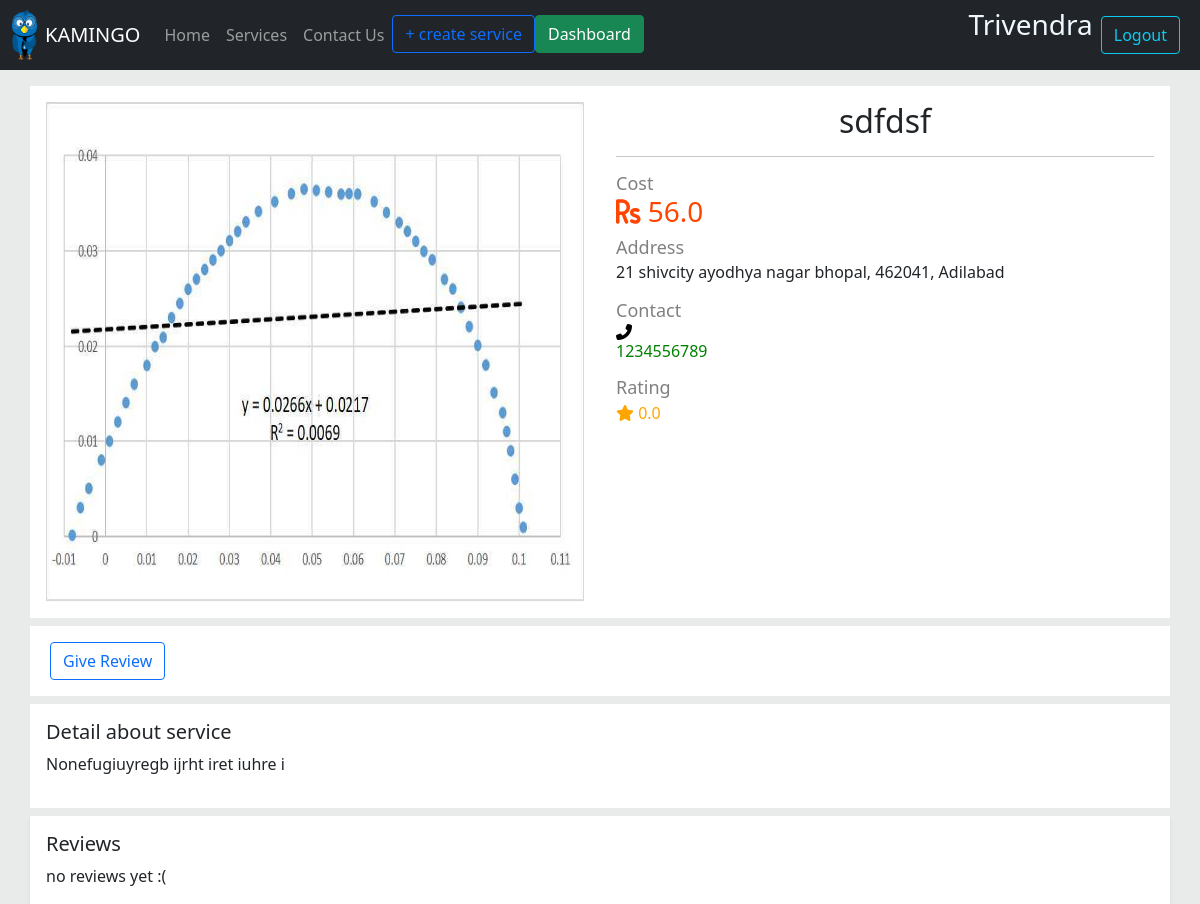
Page /service-detail/sdfdsf (signed in) on the committed database.
### serviceapp/models.py (models this page shows, shortened)
class ServiceModel(models.Model):
    image = models.ImageField(upload_to=path_and_rename, null=True)
    title = models.CharField(max_length=100)
    category = models.ForeignKey(CategoryModel, on_delete=models.SET_NULL, related_name='category', null=True)
    cost = models.IntegerField()
    service_provider_name = models.CharField(max_length=100)
    contact = PhoneNumberField()
    address = models.ForeignKey(Address, on_delete=models.SET_NULL, related_name='address', null=True)
    slug = models.SlugField(unique=True, db_index=True, null=True, blank=True)
    description = models.CharField(max_length=600, null=True, blank=True)
    user = models.ForeignKey(User, on_delete=models.SET_NULL, related_name='user',null=True)
    def get_rating(self):
        total = sum(int(review['rating']) for review in self.reviews.values())
        if self.reviews.count() > 0:
            return total / self.reviews.count()
        else:
            return 0

class Address(models.Model):
    address_line1 = models.CharField(max_length=100, null=True)
    address_line2 = models.CharField(max_length=100, null=True, blank=True)
    city = models.CharField(max_length=100, null=True, blank=True, verbose_name='City')
    pin_code = models.CharField(max_length=6, null=True)
    locality = models.CharField(max_length=100, blank=True, null=True)
    def __str__(self):
        return f"{self.address_line1}, {self.pin_code}, {self.city}"

### serviceapp/views.py (the view, shortened to what this page needs)
# urls.py: path('service-detail/<slug:slug>', views.ServiceDetailView.as_view(), name='service-detail-page'),
class ServiceDetailView(View):
    def get(self, request, slug):
        service = ServiceModel.objects.get(slug=slug)
        if request.user.is_authenticated:
            user_review = ReviewModel.objects.filter(service=service, user=request.user)
        else:
            user_review = None
        context = {
            'service': service,
            'user_review': user_review,
        }
        return render(request, 'serviceapp/service_detail_page.html', context)

### serviceapp/templates/serviceapp/service_detail_page.html (shortened to what this page needs)
{% extends 'base.html' %}
{% load static %}
{% load ratings %}
{% block css_linking_block %}
    <link rel="stylesheet" href="{% static 'serviceapp/service_detials.css' %}">
{% endblock %}
{% block body %}
    <div class="container mt-3">
        <div class="row ">
            <div class="col-md-6 p-3" style="background-color: white;">
                {% if service.image %}
                    <img  width="100%" height="500rem" style="" src="{{ service.image.url }}" alt="">
                {% endif %}
            </div>
            <div class="col-md-6 p-3" style="background-color: white">
                <div class="row">
                    <div class="col-md-12 text-center">
                        <h2>{{ service.title }}</h2>
                        <hr>
                    </div>
                </div>
                <div class="row">
                    <div class="col-md-12 text-right">
                        <h4 class="details-headings" style="margin-bottom: 0;">
                            Cost</h4>
                        <h3 style="color: orangered"><i class="fas fa-rupee-sign"></i>
                            {{ service.cost | floatformat:1 }}
                        </h3>
                    </div>
                </div>
                <div class="row text-right">
                    <div class="col">
                        <h3 class="details-headings">Address</h3>
                        <p>{{ service.address }}</p>
                    </div>
                </div>
                <div class="row text-right">
                    <div class="col">
                        <h3 class="details-headings">Contact</h3>
                        <h6>
                            <i class="fa fa-phone" aria-hidden="true"
                               style="color: black; transform: scaleX(-1); margin-right: 0.1rem">
                            </i>
                            <p style="color: green">{{ service.contact }}</p>
                        </h6>
                    </div>
                </div>
                <div class="row text-right">
                    <div class="col">
                        <h3 class="details-headings">Rating</h3>
                        <p style="color: orange;"><i class="fas fa-star"></i>
                            {{ service.get_rating | floatformat:1 }}</p>
                    </div>
                </div>
            </div>
        </div>
        <div class="col mt-2">
            {% if user.is_authenticated %}
                {% if not user_review %}
            <div class="row p-2 " style="background-color: white">
                {% include 'serviceapp/includes/review_form.html' %}
                <div class="col"></div>
            </div>
                {% else %}
                    <div class="row p-2" style="background-color: white">
                        <h4 style="color: yellowgreen">reviewed</h4>
                    </div>
            {% endif %}
        {% endif %}
         <div class="col" >
             <div class="row mt-2" style="background-color: white;">
                <div class="col p-3">
                    <h5>Detail about service </h5>
                    {% if service.description %}
                    {{ service.description|linebreaks }}
                    {% else %}
                        <p class="mb-0">No description is available.</p>
                    {% endif %}
                </div>
             </div>
         </div>
         <div class="col ">
        {% include 'serviceapp/includes/reviews_ratings.html' %}
        </div>
    </div>
{% endblock %}

### templates/base.html (shortened to what this page needs)
{% load static %}
<!DOCTYPE html>
<html lang="en">
  <head>
    {% block css_linking_block %} {% endblock %}
    <link
      href="https://cdn.jsdelivr.net/npm/bootstrap@5.0.2/dist/css/bootstrap.min.css"
      rel="stylesheet"
    />
  </head>
  <body style="background-color: #E9EAEA;">
    <nav class="navbar navbar-expand-lg navbar-dark bg-dark">
      <div class="container-fluid ">
          <img style="margin-right: 0.5rem;" width="25rem" height="50rem" src="{% static 'serviceapp/kamingo_icon.png' %}" alt="">
        <a class="navbar-brand" href="/">KAMINGO</a>
        <div class="collapse navbar-collapse" id="navbarSupportedContent">
          <ul class="navbar-nav me-auto mb-2 mb-lg-0">
            <li class="nav-item">
              <a class="nav-link" aria-current="page" href="/">Home</a>
            </li>
            <li class="nav-item">
              <a class="nav-link" aria-current="page" href="">Services</a>
            </li>
            <li class="nav-item">
              <a class="nav-link" href="user/register">Contact Us</a>
            </li>
                 <li class="nav-item">
              <a class="btn btn-outline-primary" href=" {% if user.is_authenticated %}
              {% url 'service_form_url' %}
              {% endif %}
                ">+ create service</a>
            </li>
          <li>
            {% if user.is_authenticated %}
            <a class="btn btn-success" href="{% url 'dashboard_url' user.pk %}">Dashboard</a>
            {% endif %}
          </li>
          </ul>
          <form class="d-flex">
            <ul class="navbar-nav me-auto mb-2 mb-lg-0">
              {% if not user.is_authenticated %}
              <li class="nav-item">
                <a
                  class="nav-link"
                  aria-current="page"
                  href="{% url 'account_login' %}"
                  ><button type="button" class="btn btn-outline-primary">
                    Login
                  </button>
                </a>
              </li>
              <li class="nav-item">
                <a class="nav-link" href="{% url 'account_signup' %}"
                  ><button type="button" class="btn btn-outline-info">
                    Register
                  </button>
                </a>
              </li>
              {% else %}
              <li class="nav-item">
                <h3 style="color: aliceblue">{{ user.username| title }}</h3>
              </li>
              <li class="nav-item">
                <a class="nav-link" href="{% url 'account_logout' %}"
                  ><button  type="button" class="btn btn-outline-info w-100">
                    Logout
                  </button>
                </a>
              </li>
              {% endif %}
            </ul>
          </form>
        </div>
      </div>
    </nav>
    {% block body %} {% endblock %}
  </body>
</html>

### serviceapp/static/serviceapp/service_detials.css (style rules this page uses)
.details-headings { color: gray; margin-bottom: 0.1rem; font-size: large; }

### rows in the picture
ServiceModel: image (picture), title "sdfdsf", cost "56.0", address "21 shivcity ayodhya nagar bhopal, 462041, Adilabad", contact "1234556789", get_rating "0.0", description "Nonefugiuyregb ijrht iret iuhre i"

### other values in the picture
{{ user.username| title }} "Trivendra"
